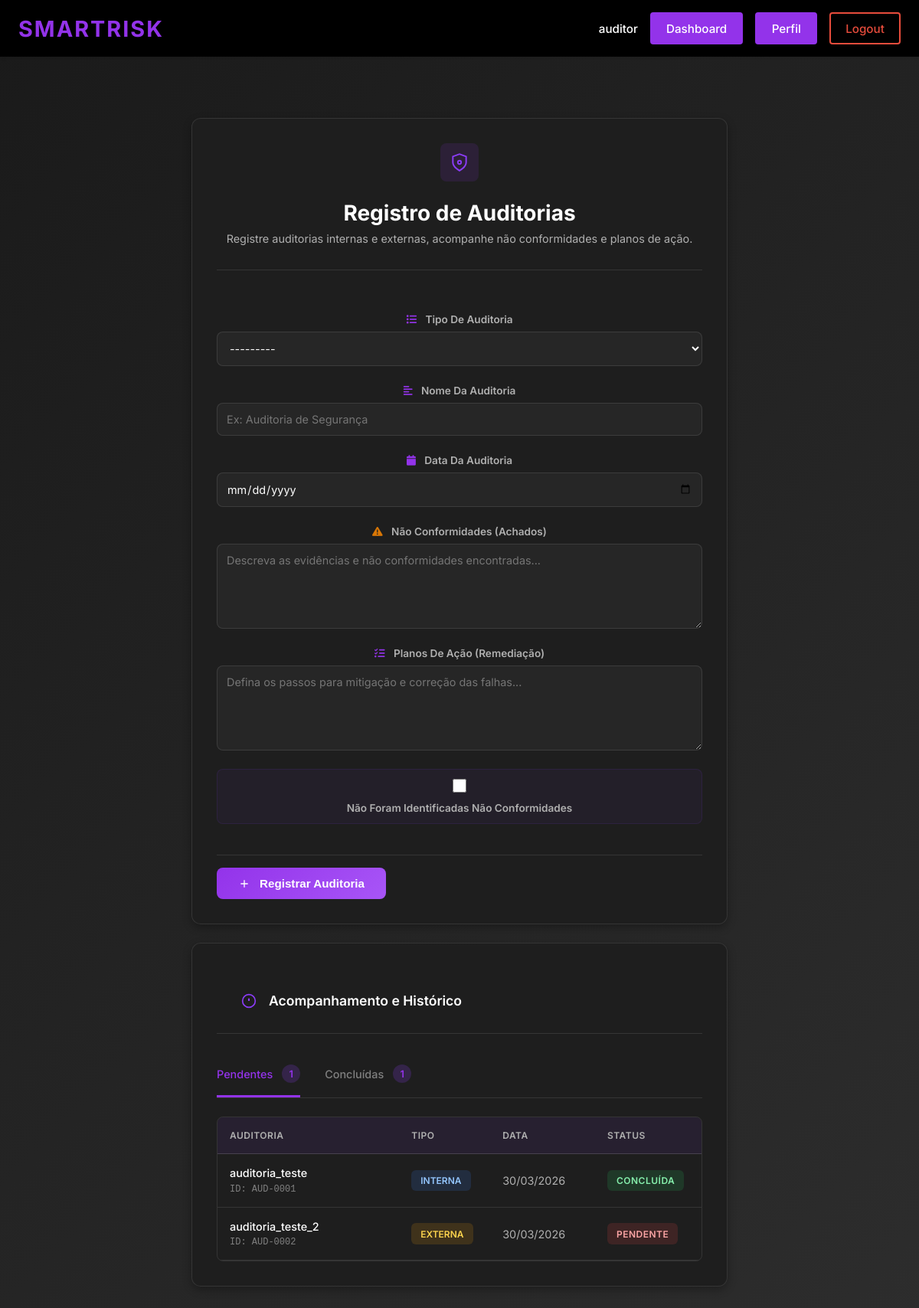
Screenshot of /registro_auditoria/ (signed in) with the database file from the repository.
### ismsapp/models.py (models this page shows, shortened)
class Auditoria(models.Model):
    class TipoAuditoria(models.TextChoices):
        INTERNA = "interna", "Interna"
        EXTERNA = "externa", "Externa"
    class StatusAuditoria(models.TextChoices):
        PENDENTE = "pendente", "Pendente"
        CONCLUIDA = "concluida", "Concluída"
    """Type of audit: internal or external."""
    tipo_auditoria = models.CharField(
        max_length=20,
        choices=TipoAuditoria.choices,
        help_text="Tipo de auditoria realizada: interna ou externa."
    )
    """Name or ID of the audit (e.g., 'AUD-2023-001')."""
    nome = models.CharField(
        max_length=255,
        help_text="Nome ou ID da auditoria (ex: 'AUD-2023-001')."
    )
    """Date when the audit was conducted."""
    data_auditoria = models.DateField(
        help_text="Data em que a auditoria foi realizada."
    )
    """Whether non-conformities were identified during the audit."""
    nao_conformidades_identificadas = models.BooleanField(
        default=False,
        help_text="Indica se foram identificadas não conformidades durante a auditoria."
    )
    """Description of non-conformities found (if any)."""
    nao_conformidades = models.TextField(
        blank=True,
        help_text="Descrição dos achados e não conformidades identificadas (se houver)."
    )
    """Remediation/action plan to address identified non-conformities."""
    plano_acao = models.TextField(
        blank=True,
        help_text="Planos de ação para remediação das não conformidades."
    )
    """Current status of the audit."""
    status = models.CharField(
        max_length=20,
        choices=StatusAuditoria.choices,
        default=StatusAuditoria.PENDENTE,
        help_text="Status atual da auditoria."
    )
    """User who registered this audit."""
    registrado_por = models.ForeignKey(
        User,
        on_delete=models.SET_NULL,
        null=True,
        blank=True,
        related_name="auditorias_registradas",
        help_text="Usuário que registrou esta auditoria."
    )
    """Timestamp when this audit was registered."""
    data_registro = models.DateTimeField(
        auto_now_add=True,
        help_text="Data e hora do registro da auditoria no sistema."
    )
    """Timestamp of the last update to this audit."""
    data_atualizacao = models.DateTimeField(
        auto_now=True,
        help_text="Data e hora da última atualização da auditoria."
    )
    class Meta:
        verbose_name = "Auditoria"
        verbose_name_plural = "Auditorias"
        ordering = ["-data_auditoria"]

### ismsapp/views.py (the view, shortened to what this page needs)
# urls.py: path("registro_auditoria/", views.RegistroAuditoriaView.as_view(), name="registro_auditoria"),
class RegistroAuditoriaView(View):
    form_class = AuditoriaForm
    template_name = "ismsapp/registro_auditoria.html"
    def _check_permission(self, user):
        if not user.is_authenticated:
            return False
        user_profile = getattr(user, 'profile', None)
        if not user_profile:
            return False
        return user_profile.actor_type == UserProfile.Actor.AUDITOR
    @method_decorator(login_required(login_url="login"))
    def get(self, request, *args, **kwargs):
        if not self._check_permission(request.user):
            messages.error(request, "Você não tem permissão para acessar esta página.")
            return redirect('dashboard')
        from .models import Auditoria
        auditorias = Auditoria.objects.all().order_by('-data_auditoria')
        pendentes = auditorias.filter(status='pendente').count()
        concluidas = auditorias.filter(status='concluida').count()
        total = auditorias.count()
        contexto = {
            'form': self.form_class(),
            'auditorias': auditorias,
            'count_pendentes': pendentes,
            'count_concluidas': concluidas,
            'total_auditorias': total,
        }
        return render(request, self.template_name, contexto)

### ismsapp/templates/ismsapp/registro_auditoria.html (shortened to what this page needs)
{% extends "ismsapp/base.html" %}
{% load static %}
{% block extra_css %}
<link href="https://cdnjs.cloudflare.com/ajax/libs/font-awesome/6.4.0/css/all.min.css" rel="stylesheet">
<link href="{% static 'css/ismsapp/registro_auditoria.css' %}" rel="stylesheet">
{% endblock %}
{% block content %}
<div class="page">
  <div class="card">
    <div class="card-header">
      <div class="shield-wrap">
        <svg width="26" height="26" viewBox="0 0 24 24" fill="none" stroke="#8b3cf7" stroke-width="1.8">
          <path d="M12 22s8-4 8-10V5l-8-3-8 3v7c0 6 8 10 8 10z"/>
          <circle cx="12" cy="12" r="2"/>
        </svg>
      </div>
      <div>
        <h1 class="card-title">Registro de Auditorias</h1>
        <p class="card-description">Registre auditorias internas e externas, acompanhe não conformidades e planos de ação.</p>
      </div>
    </div>
    <form method="post" action="{% url 'registro_auditoria' %}" class="audit-form">
      <div class="form-group">
        <label for="{{ form.tipo_auditoria.id_for_label }}">
          <i class="fas fa-list" style="color: #9333ea; margin-right: 0.5rem;"></i>
          {{ form.tipo_auditoria.label }}
        </label>
        {{ form.tipo_auditoria }}
      </div>
      <div class="form-group">
        <label for="{{ form.nome.id_for_label }}">
          <i class="fas fa-align-left" style="color: #9333ea; margin-right: 0.5rem;"></i>
          {{ form.nome.label }}
        </label>
        {{ form.nome }}
      </div>
      <div class="form-group">
        <label for="{{ form.data_auditoria.id_for_label }}">
          <i class="fas fa-calendar" style="color: #9333ea; margin-right: 0.5rem;"></i>
          {{ form.data_auditoria.label }}
        </label>
        {{ form.data_auditoria }}
      </div>
      <div class="form-group">
        <label for="{{ form.nao_conformidades.id_for_label }}">
          <i class="fas fa-exclamation-triangle" style="color: #d97706; margin-right: 0.5rem;"></i>
          {{ form.nao_conformidades.label }}
        </label>
        {{ form.nao_conformidades }}
      </div>
      <div class="form-group">
        <label for="{{ form.plano_acao.id_for_label }}">
          <i class="fas fa-tasks" style="color: #9333ea; margin-right: 0.5rem;"></i>
          {{ form.plano_acao.label }}
        </label>
        {{ form.plano_acao }}
      </div>
      <div class="form-group checkbox-group">
        {{ form.nao_conformidades_identificadas }}
        <label class="checkbox-label">
          {{ form.nao_conformidades_identificadas.label }}
        </label>
      </div>
      <div class="form-actions">
        <button type="submit" class="btn btn-primary">
          <svg width="16" height="16" viewBox="0 0 24 24" fill="none" stroke="currentColor" stroke-width="2">
            <path d="M12 5v14M5 12h14"/>
          </svg>
          Registrar Auditoria
        </button>
      </div>
    </form>
  </div>
  <div class="card">
    <div class="card-header-simple">
      <div class="header-title-group">
        <svg width="20" height="20" viewBox="0 0 24 24" fill="none" stroke="#8b3cf7" stroke-width="2">
          <circle cx="12" cy="12" r="10"/>
          <path d="M12 8v4m0 4v.01" stroke-width="2.5"/>
        </svg>
        <h2>Acompanhamento e Histórico</h2>
      </div>
    </div>
    <div class="status-tabs">
      <a href="#" class="status-tab active">
        <span class="tab-label">Pendentes</span>
        <span class="tab-count">{{ count_pendentes }}</span>
      </a>
      <a href="#" class="status-tab">
        <span class="tab-label">Concluídas</span>
        <span class="tab-count">{{ count_concluidas }}</span>
      </a>
    </div>
    {% if auditorias %}
      <div class="audits-table-wrapper">
        <table class="audits-table">
          <thead>
            <tr>
              <th>AUDITORIA</th>
              <th>TIPO</th>
              <th>DATA</th>
              <th>STATUS</th>
            </tr>
          </thead>
          <tbody>
            {% for auditoria in auditorias %}
              <tr>
                <td class="audit-id-cell">
                  <div class="audit-id">{{ auditoria.nome }}</div>
                  <div class="audit-meta-id">ID: AUD-{{ auditoria.id|stringformat:"04d" }}</div>
                </td>
                <td class="type-cell">
                  <span class="type-badge type-{{ auditoria.tipo_auditoria }}">
                    {{ auditoria.get_tipo_auditoria_display }}
                  </span>
                </td>
                <td class="date-cell">{{ auditoria.data_auditoria|date:"d/m/Y" }}</td>
                <td class="status-cell">
                  <span class="status-badge status-{{ auditoria.status }}">
                    {{ auditoria.get_status_display }}
                  </span>
                </td>
              </tr>
            {% endfor %}
          </tbody>
        </table>
      </div>
    {% endif %}
  </div>
</div>
{% endblock %}

### ismsapp/templates/ismsapp/base.html (shortened to what this page needs)
{% load static %}
<!DOCTYPE html>
<html lang="en">
<head>
    <link rel="stylesheet" href="{% static 'css/ismsapp/header.css' %}">
    {% block extra_css %}{% endblock %}
</head>
<body>
    <header class="isms-header">
        <div class="header-container">
            <a href="{% url 'home' %}" class="header-logo">
                <span class="logo-text">SmartRisk</span>
            </a>
            <nav class="header-nav">
                {% if user.is_authenticated %}
                    <div class="nav-user">
                        <span class="username">{{ user.username }}</span>
                        <a href="{% url 'dashboard' %}" class="nav-button dashboard-button">
                            Dashboard
                        </a>
                        <a href="{% url 'profile' %}" class="nav-button profile-button">
                            Perfil
                        </a>
                        <a href="{% url 'logout' %}" class="nav-button logout-button">
                            Logout
                        </a>
                    </div>
                {% endif %}
            </nav>
        </div>
    </header>
    <main class="main-content">
        {% block content %}{% endblock %}
    </main>
</body>
</html>

### ismsapp/static/css/ismsapp/header.css (style rules this page uses)
.isms-header { background-color: #000000; color: white; padding: 1rem 0; box-shadow: 0 2px 4px rgba(0, 0, 0, 0.1); position: sticky; top: 0; z-index: 100; }
.header-container { max-width: 1200px; margin: 0 auto; padding: 0 1.5rem; display: flex; justify-content: space-between; align-items: center; }
.header-logo { text-decoration: none; color: white; display: flex; align-items: center; gap: 0.5rem; }
.logo-text { font-size: 1.8rem; font-weight: 700; letter-spacing: 2px; color: #9333ea; text-transform: uppercase; transition: color 0.3s ease; }
.header-nav { display: flex; align-items: center; gap: 1rem; }
.nav-user, .nav-auth { display: flex; align-items: center; gap: 1rem; }
.username { font-size: 0.95rem; color: #ffffff; font-weight: 500; padding: 0; background-color: transparent; }
.nav-button { padding: 0.6rem 1.2rem; border-radius: 4px; text-decoration: none; font-size: 0.95rem; font-weight: 500; transition: all 0.3s ease; cursor: pointer; border: none; display: inline-block; }
.profile-button { background-color: #9333ea; color: white; border: 2px solid #9333ea; }
.dashboard-button { background-color: #9333ea; color: white; border: 2px solid #9333ea; }
.logout-button { background-color: transparent; color: #e74c3c; border: 2px solid #e74c3c; }
.main-content { max-width: 1200px; margin: 2rem auto; padding: 0 1.5rem; }

### rows the page displays
Auditoria: nome "auditoria_teste", id "0001", tipo_auditoria "INTERNA", data_auditoria "30/03/2026", status "CONCLUÍDA"
Auditoria: nome "auditoria_teste_2", id "0002", tipo_auditoria "EXTERNA", data_auditoria "30/03/2026", status "PENDENTE"

### other values shown
{{ user.username }} "auditor"
{{ count_pendentes }} "1"
{{ count_concluidas }} "1"
